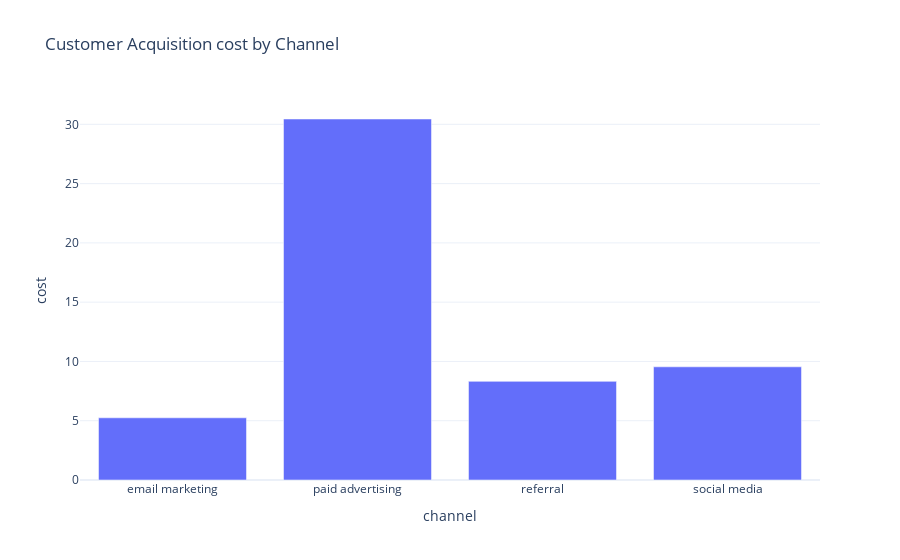

Notebook cell for this chart:
### Code cell
cost_by_channel = data.groupby('channel')['cost'].mean().reset_index()
fig = px.bar(cost_by_channel,
            x = 'channel',
            y = 'cost',
            title='Customer Acquisition cost by Channel')
fig.show()

### Figure 1 — Plotly figure (JSON) as saved in the notebook; plotly's stock layout.template omitted (floating-point values rounded to 4 significant figures)
{"data": [{"alignmentgroup": "True", "hovertemplate": "channel=%{x}<br>cost=%{y}<extra></extra>", "legendgroup": "", "marker": {"color": "#636efa", "pattern": {"shape": ""}}, "name": "", "offsetgroup": "", "orientation": "v", "showlegend": false, "textposition": "auto", "type": "bar", "x": ["email marketing", "paid advertising", "referral", "social media"], "xaxis": "x", "y": [5.246, 30.45, 8.32, 9.546], "yaxis": "y"}], "layout": {"autosize": true, "barmode": "relative", "legend": {"tracegroupgap": 0}, "title": {"text": "Customer Acquisition cost by Channel"}, "xaxis": {"anchor": "y", "autorange": true, "domain": [0, 1], "range": [-0.5, 3.5], "title": {"text": "channel"}, "type": "category"}, "yaxis": {"anchor": "x", "autorange": true, "domain": [0, 1], "range": [0, 32.05], "title": {"text": "cost"}, "type": "linear"}}}
